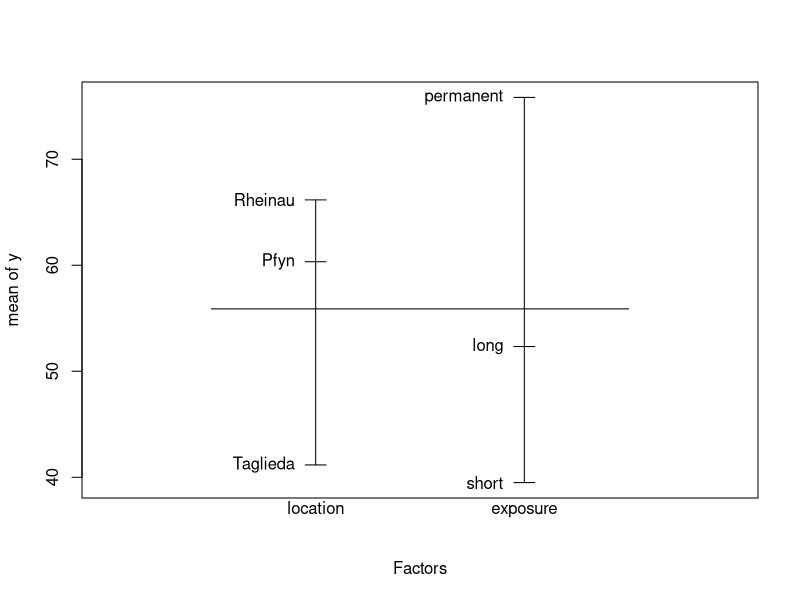
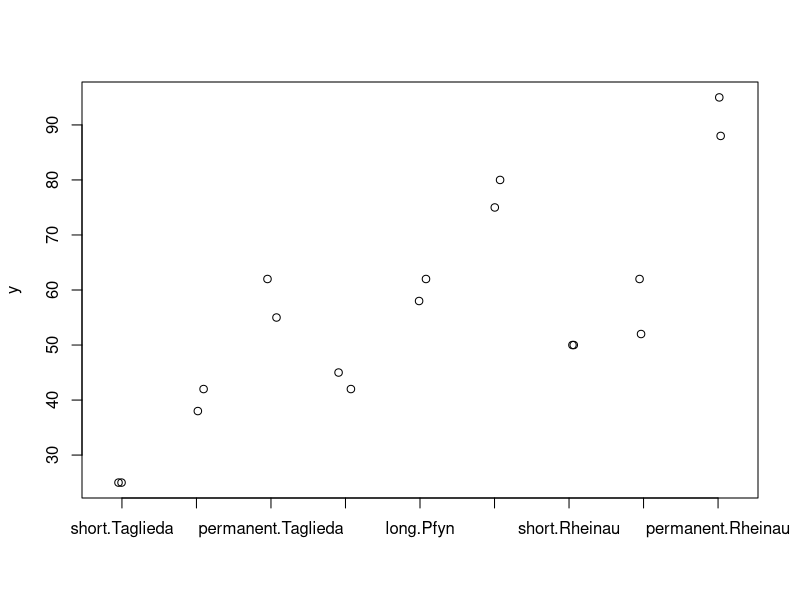
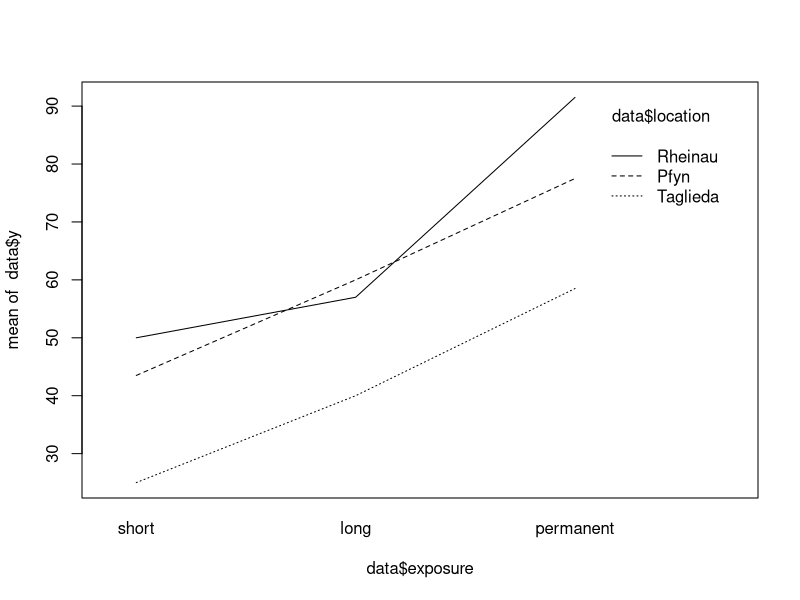

The R source for these figures, in order:
## Define data set ####
combinations <- expand.grid(location = c("Taglieda", "Pfyn", "Rheinau"),
                            exposure = c("short", "long", "permanent"))
data <- data.frame(rbind(combinations, combinations), 
                   y = c(25, 45, 50, 42, 62, 52, 62, 80, 88, 
                         25, 42, 50, 38, 58,62, 55, 75, 95))
## Visualize data set ####

## mean value per factor level (completely ignoring the other factor)
plot.design(y ~ ., data = data)

## Boxplot for every combination
## interaction command combines two factors into one
## (have a look at interaction(data$exposure, data$location))
stripchart(y ~ interaction(exposure, location), data = data, pch = 1, vertical = TRUE,
           method = "jitter") ## jitter because of replicates

## better: use interaction plot
interaction.plot(x.factor = data$exposure, 
                 trace.factor = data$location, 
                 response = data$y)
## conclusions?

## Fit two-way ANOVA model ####
fit <- aov(y ~ location * exposure, data = data)
fit <- aov(y ~ location + exposure + location:exposure, data = data) ## equivalent version

summary(fit)

coef(fit)
dummy.coef(fit)

## compare with options(contrasts = c("contr.sum", "contr.sum"))
